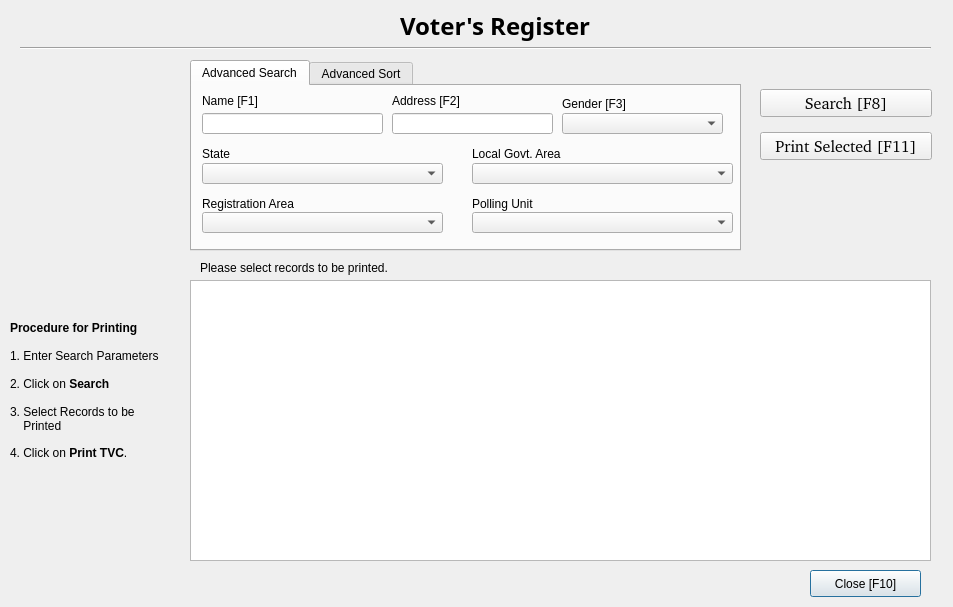
<?xml version="1.0" encoding="UTF-8"?>
<ui version="4.0">
 <class>RecordsDialog</class>
 <widget class="QDialog" name="RecordsDialog">
  <property name="geometry">
   <rect>
    <x>0</x>
    <y>0</y>
    <width>953</width>
    <height>607</height>
   </rect>
  </property>
  <property name="windowTitle">
   <string>Dialog</string>
  </property>
  <widget class="QTableView" name="recordsTableView">
   <property name="geometry">
    <rect>
     <x>190</x>
     <y>280</y>
     <width>741</width>
     <height>281</height>
    </rect>
   </property>
   <property name="editTriggers">
    <set>QAbstractItemView::NoEditTriggers</set>
   </property>
   <property name="selectionMode">
    <enum>QAbstractItemView::MultiSelection</enum>
   </property>
  </widget>
  <widget class="QLabel" name="searchResultsCountLabel">
   <property name="geometry">
    <rect>
     <x>730</x>
     <y>260</y>
     <width>201</width>
     <height>20</height>
    </rect>
   </property>
   <property name="text">
    <string/>
   </property>
   <property name="alignment">
    <set>Qt::AlignRight|Qt::AlignTrailing|Qt::AlignVCenter</set>
   </property>
  </widget>
  <widget class="QPushButton" name="closeButton">
   <property name="geometry">
    <rect>
     <x>810</x>
     <y>570</y>
     <width>111</width>
     <height>27</height>
    </rect>
   </property>
   <property name="text">
    <string>Close [F10]</string>
   </property>
  </widget>
  <widget class="QTabWidget" name="tabWidget">
   <property name="geometry">
    <rect>
     <x>190</x>
     <y>60</y>
     <width>551</width>
     <height>191</height>
    </rect>
   </property>
   <property name="currentIndex">
    <number>0</number>
   </property>
   <widget class="QWidget" name="tab">
    <attribute name="title">
     <string>Advanced Search</string>
    </attribute>
    <widget class="QLabel" name="label_5">
     <property name="geometry">
      <rect>
       <x>370</x>
       <y>10</y>
       <width>81</width>
       <height>16</height>
      </rect>
     </property>
     <property name="text">
      <string>Gender [F3]</string>
     </property>
    </widget>
    <widget class="QLabel" name="label_3">
     <property name="geometry">
      <rect>
       <x>10</x>
       <y>7</y>
       <width>71</width>
       <height>16</height>
      </rect>
     </property>
     <property name="text">
      <string>Name [F1]</string>
     </property>
    </widget>
    <widget class="QLineEdit" name="searchAddressEdit">
     <property name="geometry">
      <rect>
       <x>200</x>
       <y>27</y>
       <width>161</width>
       <height>21</height>
      </rect>
     </property>
     <property name="text">
      <string/>
     </property>
    </widget>
    <widget class="QComboBox" name="searchGender">
     <property name="enabled">
      <bool>true</bool>
     </property>
     <property name="geometry">
      <rect>
       <x>370</x>
       <y>27</y>
       <width>161</width>
       <height>21</height>
      </rect>
     </property>
     <property name="font">
      <font>
       <family>Sans Serif</family>
       <pointsize>8</pointsize>
      </font>
     </property>
     <item>
      <property name="text">
       <string/>
      </property>
     </item>
     <item>
      <property name="text">
       <string>Male</string>
      </property>
     </item>
     <item>
      <property name="text">
       <string>Female</string>
      </property>
     </item>
    </widget>
    <widget class="QLabel" name="label_4">
     <property name="geometry">
      <rect>
       <x>200</x>
       <y>7</y>
       <width>81</width>
       <height>16</height>
      </rect>
     </property>
     <property name="text">
      <string>Address [F2]</string>
     </property>
    </widget>
    <widget class="QLineEdit" name="searchNameEdit">
     <property name="geometry">
      <rect>
       <x>10</x>
       <y>27</y>
       <width>181</width>
       <height>21</height>
      </rect>
     </property>
    </widget>
    <widget class="QComboBox" name="searchLGAList">
     <property name="geometry">
      <rect>
       <x>280</x>
       <y>77</y>
       <width>261</width>
       <height>21</height>
      </rect>
     </property>
    </widget>
    <widget class="QComboBox" name="searchStateList">
     <property name="geometry">
      <rect>
       <x>10</x>
       <y>77</y>
       <width>241</width>
       <height>21</height>
      </rect>
     </property>
    </widget>
    <widget class="QLabel" name="label_12">
     <property name="geometry">
      <rect>
       <x>10</x>
       <y>60</y>
       <width>71</width>
       <height>16</height>
      </rect>
     </property>
     <property name="text">
      <string>State</string>
     </property>
    </widget>
    <widget class="QLabel" name="label_13">
     <property name="geometry">
      <rect>
       <x>280</x>
       <y>60</y>
       <width>121</width>
       <height>16</height>
      </rect>
     </property>
     <property name="text">
      <string>Local Govt. Area</string>
     </property>
    </widget>
    <widget class="QComboBox" name="searchPUList">
     <property name="geometry">
      <rect>
       <x>280</x>
       <y>126</y>
       <width>261</width>
       <height>21</height>
      </rect>
     </property>
    </widget>
    <widget class="QLabel" name="label_14">
     <property name="geometry">
      <rect>
       <x>280</x>
       <y>110</y>
       <width>121</width>
       <height>16</height>
      </rect>
     </property>
     <property name="text">
      <string>Polling Unit</string>
     </property>
    </widget>
    <widget class="QComboBox" name="searchRAList">
     <property name="geometry">
      <rect>
       <x>10</x>
       <y>126</y>
       <width>241</width>
       <height>21</height>
      </rect>
     </property>
    </widget>
    <widget class="QLabel" name="label_15">
     <property name="geometry">
      <rect>
       <x>10</x>
       <y>110</y>
       <width>121</width>
       <height>16</height>
      </rect>
     </property>
     <property name="text">
      <string>Registration Area</string>
     </property>
    </widget>
   </widget>
   <widget class="QWidget" name="tab_4">
    <attribute name="title">
     <string>Advanced Sort</string>
    </attribute>
    <widget class="QComboBox" name="sortFieldSelect">
     <property name="geometry">
      <rect>
       <x>10</x>
       <y>25</y>
       <width>131</width>
       <height>28</height>
      </rect>
     </property>
     <item>
      <property name="text">
       <string>Last Name</string>
      </property>
     </item>
     <item>
      <property name="text">
       <string>First Name</string>
      </property>
     </item>
     <item>
      <property name="text">
       <string>Time Registered</string>
      </property>
     </item>
     <item>
      <property name="text">
       <string>VIN</string>
      </property>
     </item>
     <item>
      <property name="text">
       <string>Age</string>
      </property>
     </item>
     <item>
      <property name="text">
       <string>Gender</string>
      </property>
     </item>
    </widget>
    <widget class="QComboBox" name="sortOrderSelect">
     <property name="geometry">
      <rect>
       <x>150</x>
       <y>25</y>
       <width>131</width>
       <height>28</height>
      </rect>
     </property>
     <item>
      <property name="text">
       <string>Ascending</string>
      </property>
     </item>
     <item>
      <property name="text">
       <string>Descending</string>
      </property>
     </item>
    </widget>
    <widget class="QPushButton" name="sortAddButton">
     <property name="geometry">
      <rect>
       <x>306</x>
       <y>26</y>
       <width>101</width>
       <height>27</height>
      </rect>
     </property>
     <property name="text">
      <string>Add Sort</string>
     </property>
    </widget>
    <widget class="QTableView" name="sortTableView">
     <property name="enabled">
      <bool>true</bool>
     </property>
     <property name="geometry">
      <rect>
       <x>10</x>
       <y>60</y>
       <width>401</width>
       <height>91</height>
      </rect>
     </property>
     <property name="editTriggers">
      <set>QAbstractItemView::NoEditTriggers</set>
     </property>
     <property name="dragEnabled">
      <bool>true</bool>
     </property>
     <property name="dragDropOverwriteMode">
      <bool>false</bool>
     </property>
     <property name="dragDropMode">
      <enum>QAbstractItemView::InternalMove</enum>
     </property>
     <property name="defaultDropAction">
      <enum>Qt::IgnoreAction</enum>
     </property>
     <property name="alternatingRowColors">
      <bool>false</bool>
     </property>
     <property name="selectionMode">
      <enum>QAbstractItemView::SingleSelection</enum>
     </property>
     <property name="selectionBehavior">
      <enum>QAbstractItemView::SelectRows</enum>
     </property>
     <attribute name="horizontalHeaderVisible">
      <bool>false</bool>
     </attribute>
     <attribute name="verticalHeaderVisible">
      <bool>false</bool>
     </attribute>
    </widget>
    <widget class="QPushButton" name="sortRemoveButton">
     <property name="geometry">
      <rect>
       <x>420</x>
       <y>120</y>
       <width>121</width>
       <height>27</height>
      </rect>
     </property>
     <property name="text">
      <string>Remove Selected</string>
     </property>
    </widget>
    <widget class="QPushButton" name="sortMoveDownButton">
     <property name="enabled">
      <bool>true</bool>
     </property>
     <property name="geometry">
      <rect>
       <x>420</x>
       <y>90</y>
       <width>121</width>
       <height>27</height>
      </rect>
     </property>
     <property name="text">
      <string>Move Down</string>
     </property>
    </widget>
    <widget class="QPushButton" name="sortMoveUpButton">
     <property name="enabled">
      <bool>true</bool>
     </property>
     <property name="geometry">
      <rect>
       <x>420</x>
       <y>60</y>
       <width>121</width>
       <height>27</height>
      </rect>
     </property>
     <property name="text">
      <string>Move Up</string>
     </property>
    </widget>
    <widget class="QLabel" name="label_10">
     <property name="geometry">
      <rect>
       <x>17</x>
       <y>9</y>
       <width>91</width>
       <height>16</height>
      </rect>
     </property>
     <property name="text">
      <string>Select Field</string>
     </property>
    </widget>
    <widget class="QLabel" name="label_11">
     <property name="geometry">
      <rect>
       <x>157</x>
       <y>8</y>
       <width>91</width>
       <height>16</height>
      </rect>
     </property>
     <property name="text">
      <string>Select Order</string>
     </property>
    </widget>
   </widget>
  </widget>
  <widget class="QLabel" name="label">
   <property name="geometry">
    <rect>
     <x>40</x>
     <y>60</y>
     <width>121</width>
     <height>231</height>
    </rect>
   </property>
   <property name="font">
    <font>
     <family>Lucida Sans</family>
     <pointsize>16</pointsize>
     <weight>75</weight>
     <bold>true</bold>
    </font>
   </property>
   <property name="text">
    <string/>
   </property>
   <property name="pixmap">
    <pixmap>resources/logo.png</pixmap>
   </property>
  </widget>
  <widget class="QLabel" name="label_2">
   <property name="geometry">
    <rect>
     <x>400</x>
     <y>10</y>
     <width>451</width>
     <height>31</height>
    </rect>
   </property>
   <property name="font">
    <font>
     <family>Lucida Sans</family>
     <pointsize>18</pointsize>
     <weight>75</weight>
     <bold>true</bold>
    </font>
   </property>
   <property name="text">
    <string>Voter's Register</string>
   </property>
  </widget>
  <widget class="QWidget" name="layoutWidget">
   <property name="geometry">
    <rect>
     <x>760</x>
     <y>80</y>
     <width>172</width>
     <height>91</height>
    </rect>
   </property>
   <layout class="QVBoxLayout" name="verticalLayout">
    <item>
     <widget class="QPushButton" name="searchButton">
      <property name="font">
       <font>
        <family>Bitstream Charter</family>
        <pointsize>12</pointsize>
       </font>
      </property>
      <property name="text">
       <string>Search [F8]</string>
      </property>
     </widget>
    </item>
    <item>
     <widget class="QPushButton" name="printPreviewSelected">
      <property name="font">
       <font>
        <family>Bitstream Charter</family>
        <pointsize>12</pointsize>
       </font>
      </property>
      <property name="text">
       <string>Print Selected [F11]</string>
      </property>
     </widget>
    </item>
   </layout>
  </widget>
  <widget class="QLabel" name="label_6">
   <property name="geometry">
    <rect>
     <x>200</x>
     <y>260</y>
     <width>291</width>
     <height>16</height>
    </rect>
   </property>
   <property name="text">
    <string>Please select records to be printed.</string>
   </property>
  </widget>
  <widget class="QLabel" name="label_7">
   <property name="geometry">
    <rect>
     <x>10</x>
     <y>280</y>
     <width>181</width>
     <height>221</height>
    </rect>
   </property>
   <property name="text">
    <string>&lt;!DOCTYPE HTML PUBLIC &quot;-//W3C//DTD HTML 4.0//EN&quot; &quot;http://www.w3.org/TR/REC-html40/strict.dtd&quot;&gt;
&lt;html&gt;&lt;head&gt;&lt;meta name=&quot;qrichtext&quot; content=&quot;1&quot; /&gt;&lt;style type=&quot;text/css&quot;&gt;
p, li { white-space: pre-wrap; }
&lt;/style&gt;&lt;/head&gt;&lt;body style=&quot; font-family:'Sans'; font-size:8pt; font-weight:400; font-style:normal;&quot;&gt;
&lt;table border=&quot;0&quot; style=&quot;-qt-table-type: root; margin-top:4px; margin-bottom:4px; margin-left:4px; margin-right:4px;&quot;&gt;
&lt;tr&gt;
&lt;td style=&quot;border: none;&quot;&gt;
&lt;p style=&quot; margin-top:0px; margin-bottom:0px; margin-left:0px; margin-right:0px; -qt-block-indent:0; text-indent:0px;&quot;&gt;&lt;span style=&quot; font-size:9pt; font-weight:600;&quot;&gt;Procedure for Printing&lt;/span&gt;&lt;/p&gt;
&lt;p style=&quot; margin-top:0px; margin-bottom:0px; margin-left:0px; margin-right:0px; -qt-block-indent:0; text-indent:0px;&quot;&gt;&lt;span style=&quot; font-size:9pt;&quot;&gt;   &lt;/span&gt;&lt;/p&gt;
&lt;p style=&quot; margin-top:0px; margin-bottom:0px; margin-left:0px; margin-right:0px; -qt-block-indent:0; text-indent:0px;&quot;&gt;&lt;span style=&quot; font-size:9pt;&quot;&gt;1. Enter Search Parameters&lt;/span&gt;&lt;/p&gt;
&lt;p style=&quot;-qt-paragraph-type:empty; margin-top:0px; margin-bottom:0px; margin-left:0px; margin-right:0px; -qt-block-indent:0; text-indent:0px; font-size:9pt;&quot;&gt;&lt;/p&gt;
&lt;p style=&quot; margin-top:0px; margin-bottom:0px; margin-left:0px; margin-right:0px; -qt-block-indent:0; text-indent:0px;&quot;&gt;&lt;span style=&quot; font-size:9pt;&quot;&gt;2. Click on &lt;/span&gt;&lt;span style=&quot; font-size:9pt; font-weight:600;&quot;&gt;Search&lt;/span&gt;&lt;/p&gt;
&lt;p style=&quot;-qt-paragraph-type:empty; margin-top:0px; margin-bottom:0px; margin-left:0px; margin-right:0px; -qt-block-indent:0; text-indent:0px; font-size:9pt; font-weight:600;&quot;&gt;&lt;/p&gt;
&lt;p style=&quot; margin-top:0px; margin-bottom:0px; margin-left:0px; margin-right:0px; -qt-block-indent:0; text-indent:0px;&quot;&gt;&lt;span style=&quot; font-size:9pt;&quot;&gt;3. Select Records to be &lt;/span&gt;&lt;/p&gt;
&lt;p style=&quot; margin-top:0px; margin-bottom:0px; margin-left:0px; margin-right:0px; -qt-block-indent:0; text-indent:0px;&quot;&gt;&lt;span style=&quot; font-size:9pt;&quot;&gt;    Printed&lt;/span&gt;&lt;/p&gt;
&lt;p style=&quot;-qt-paragraph-type:empty; margin-top:0px; margin-bottom:0px; margin-left:0px; margin-right:0px; -qt-block-indent:0; text-indent:0px;&quot;&gt;&lt;/p&gt;
&lt;p style=&quot; margin-top:0px; margin-bottom:0px; margin-left:0px; margin-right:0px; -qt-block-indent:0; text-indent:0px;&quot;&gt;&lt;span style=&quot; font-size:9pt;&quot;&gt;4. Click on &lt;/span&gt;&lt;span style=&quot; font-size:9pt; font-weight:600;&quot;&gt;Print TVC&lt;/span&gt;&lt;span style=&quot; font-size:9pt;&quot;&gt;.&lt;/span&gt;&lt;/p&gt;&lt;/td&gt;&lt;/tr&gt;&lt;/table&gt;&lt;/body&gt;&lt;/html&gt;</string>
   </property>
  </widget>
  <widget class="Line" name="line">
   <property name="geometry">
    <rect>
     <x>20</x>
     <y>40</y>
     <width>911</width>
     <height>16</height>
    </rect>
   </property>
   <property name="orientation">
    <enum>Qt::Horizontal</enum>
   </property>
  </widget>
 </widget>
 <resources/>
 <connections>
  <connection>
   <sender>closeButton</sender>
   <signal>clicked()</signal>
   <receiver>RecordsDialog</receiver>
   <slot>reject()</slot>
   <hints>
    <hint type="sourcelabel">
     <x>865</x>
     <y>653</y>
    </hint>
    <hint type="destinationlabel">
     <x>476</x>
     <y>336</y>
    </hint>
   </hints>
  </connection>
 </connections>
</ui>
